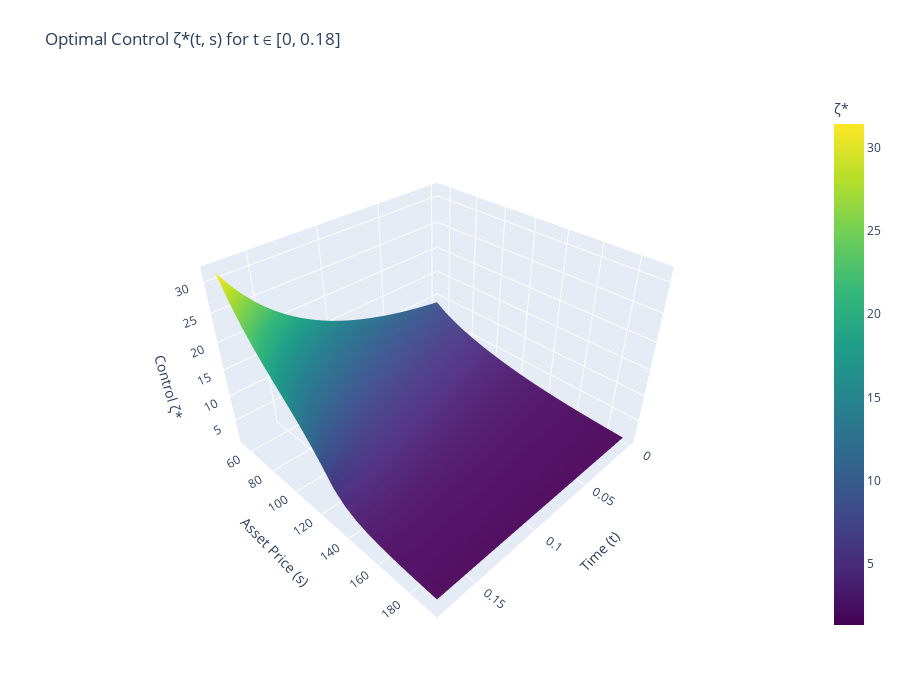

Source (notebook cell):
### Markdown cell above
## Simulating controlled SDE paths and computing the optimal-control IS estimator (Girsanov weight)
We now simulate the controlled SDE as in eq. (12) of the project spec, using $\zeta^*(t,s)$ and EM:

$S_\zeta^{m+1} = S_\zeta^m + [r S_\zeta^m + \sigma S_\zeta^m \zeta(t_m, S_\zeta^m)]\Delta t + \sigma S_\zeta^m \Delta W_m$,

while the Girsanov weight (discrete-time approximation of the exponential martingale in eq(5)) is:

$w(\{ \Delta W_m\}) = \exp\bigg( -\frac{1}{2}\sum_{m=0}^{M-1}\Delta t \zeta^2 (t_m, S_\zeta^m) - \sum_{m=0}^{M-1}\zeta(t_m, S_\zeta^m) \Delta W_m \bigg)$.

### Code cell
M = 30
P = 50
N_sim = 1_000_000
n_range = np.logspace(1, 6, num=30, dtype=int)

S1 = S0 * np.exp((r - 0.5 * sigma**2) * T - 3 * sigma * np.sqrt(T))
S2 = S0 * np.exp((r - 0.5 * sigma**2) * T + 3 * sigma * np.sqrt(T))

s_grid, t_grid, zeta_star, v_computed = solve_optimal_control_pde(S0, K, T, r, sigma, M, P)
plot_optimal_control(t_grid, s_grid, zeta_star, t_max=0.18, s_range=(S1, S2))

control_func = get_control_interpolator(t_grid, s_grid, zeta_star)
Z_is, Var_is, error_is = simulate_is_option_price(N_sim, S0, K, T, r, sigma, M, control_func)

# monitor_is_convergence(n_range, S0, K, T, r, sigma, M, control_func, bs_price)

print("-" * 30)
print(f"Numerical Setup: M={M}, P={P}, N={N_sim}")
print(f"S1: {S1:.2f}, S2: {S2:.2f}")
print("-" * 30)
print(f"Closed-form BS Price:  {bs_price:.6f}")
print(f"IS Estimate (Z_dt):    {Z_is:.6f}")
print(f"Statistical Error:     {error_is:.6f}")
print(f"IS Variance:           {Var_is:.4e}")
print(f"Relative Bias (%):     {abs(Z_is - bs_price)/bs_price * 100:.4f}%")
print(f"Absolute Bias (%):     {abs(Z_is - bs_price) * 100:.4f}%")
print("-" * 30)

### Figure 1 — Plotly figure (JSON) as saved in the notebook; plotly's stock layout.template omitted (floating-point values rounded to 4 significant figures; data arrays with more than 128 entries replaced by an {"elided": "..."} marker saying what was removed)
{"data": [{"colorbar": {"title": {"text": "ζ*"}}, "colorscale": [[0, "#440154"], [0.1111, "#482878"], [0.2222, "#3e4989"], [0.3333, "#31688e"], [0.4444, "#26828e"], [0.5556, "#1f9e89"], [0.6667, "#35b779"], [0.7778, "#6ece58"], [0.8889, "#b5de2b"], [1, "#fde725"]], "type": "surface", "x": [0.0, 0.006667, 0.01333, 0.02, 0.02667, 0.03333, 0.04, 0.04667, 0.05333, 0.06, 0.06667, 0.07333, 0.08, 0.08667, 0.09333, 0.1, 0.1067, 0.1133, 0.12, 0.1267, 0.1333, 0.14, 0.1467, 0.1533, 0.16, 0.1667, 0.1733], "y": [53.98, 61.21, 68.44, 75.68, 82.91, 90.14, 97.38, 104.6, 111.8, 119.1, 126.3, 133.5, 140.8, 148.0, 155.2, 162.5, 169.7, 176.9, 184.2, 191.4], "z": {"elided": "20x27 float values"}}], "layout": {"height": 700, "margin": {"b": 65, "l": 65, "r": 50, "t": 90}, "scene": {"aspectmode": "manual", "aspectratio": {"x": 1, "y": 1, "z": 0.7}, "xaxis": {"title": {"text": "Time (t)"}}, "yaxis": {"title": {"text": "Asset Price (s)"}}, "zaxis": {"title": {"text": "Control ζ*"}}}, "title": {"text": "Optimal Control ζ*(t, s) for t ∈ [0, 0.18]"}, "width": 900}}
